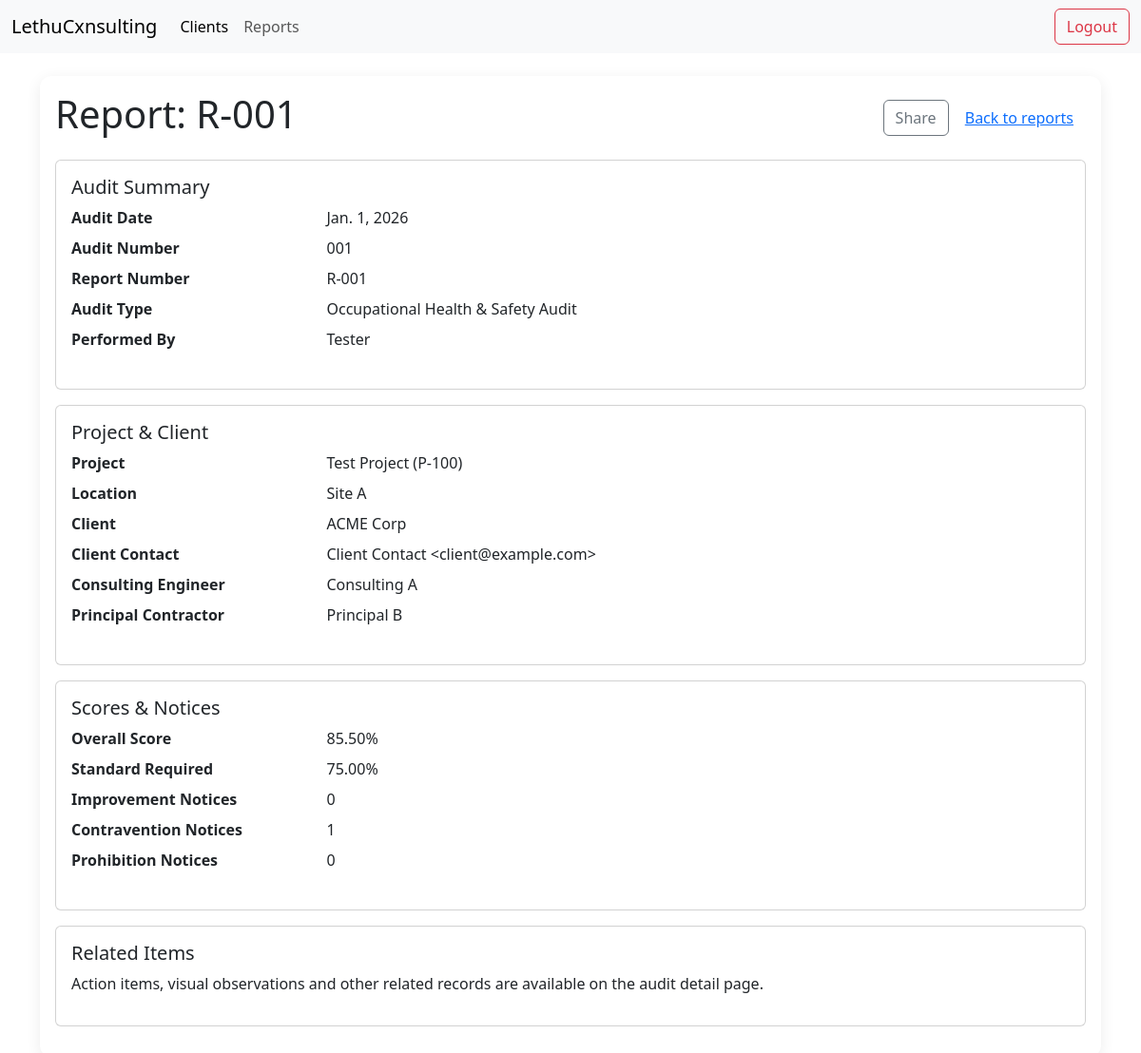
Page /reports/2/ (signed in) on the committed database.
### audit/models.py (models this page shows, shortened)
class Audit(models.Model):
    AUDIT_TYPES = [
        ('OHS', 'Occupational Health & Safety Audit'),
        ('ENV', 'Environmental Audit'),
        ('QUAL', 'Quality Audit'),
    ]
    project = models.ForeignKey(Project, on_delete=models.CASCADE)
    audit_date = models.DateField()
    audit_type = models.CharField(max_length=10, choices=AUDIT_TYPES, default='OHS')
    audit_number = models.CharField(max_length=50)  # e.g., "001"
    performed_by = models.CharField(max_length=200)  # e.g., "LETHU SAFETY CONSULTANTS (PTY) LTD"
    report_number = models.CharField(max_length=100)  # e.g., "CHS-LSC-2025/06"
    overall_score_percentage = models.DecimalField(max_digits=5, decimal_places=2,
                                                   validators=[MinValueValidator(0), MaxValueValidator(100)])
    standard_required = models.DecimalField(max_digits=5, decimal_places=2, default=75.00,
                                            validators=[MinValueValidator(0), MaxValueValidator(100)])
    improvement_notices = models.IntegerField(default=0)
    contravention_notices = models.IntegerField(default=0)
    prohibition_notices = models.IntegerField(default=0)

class Project(models.Model):
    title = models.CharField(max_length=500)
    permit_number = models.CharField(max_length=100)
    location = models.CharField(max_length=500)
    client = models.ForeignKey(Client, on_delete=models.CASCADE)
    consulting_engineer = models.ForeignKey(ConsultingFirm, on_delete=models.CASCADE)
    principal_contractor = models.ForeignKey(PrincipalContractor, on_delete=models.CASCADE)

class Client(models.Model):
    name = models.CharField(max_length=200)
    contact_name = models.CharField(max_length=200, blank=True, null=True)
    contact_email = models.EmailField(blank=True, null=True)
    contact_phone = models.CharField(max_length=50, blank=True, null=True)
    address = models.TextField(blank=True, null=True)

class ConsultingFirm(models.Model):
    name = models.CharField(max_length=200)

class PrincipalContractor(models.Model):
    name = models.CharField(max_length=200)
    registration_number = models.CharField(max_length=100, blank=True, null=True)

### audit/views.py (the view)
# urls.py: path('reports/<int:pk>/', AuditDetailView.as_view(), name='report-detail'),
class AuditDetailView(LoginRequiredMixin, TemplateView):
    template_name = 'dashboard/reports/detail.html'
    login_url = '/'
    def get_context_data(self, **kwargs):
        ctx = super().get_context_data(**kwargs)
        from audit.models import Audit
        audit = get_object_or_404(Audit, pk=kwargs.get('pk'))
        ctx['audit'] = audit
        return ctx

### templates/dashboard/reports/detail.html (shortened to what this page needs)
{% extends 'assets/base.html' %}
{% block content %}
    <div class="d-flex justify-content-between align-items-center mb-3">
        <h1>Report: {{ audit.report_number }}</h1>
        <div>
            <button class="btn btn-outline-secondary" data-app-action="report-share" data-audit-id="{{ audit.id }}">Share</button>
            <a href="{% url 'audit:report-dashboard' %}" class="btn btn-link">Back to reports</a>
        </div>
    </div>
    <section class="card mb-3">
      <div class="card-body">
        <h5 class="card-title">Audit Summary</h5>
        <dl class="row">
            <dt class="col-sm-3">Audit Date</dt><dd class="col-sm-9">{{ audit.audit_date }}</dd>
            <dt class="col-sm-3">Audit Number</dt><dd class="col-sm-9">{{ audit.audit_number }}</dd>
            <dt class="col-sm-3">Report Number</dt><dd class="col-sm-9">{{ audit.report_number }}</dd>
            <dt class="col-sm-3">Audit Type</dt><dd class="col-sm-9">{{ audit.get_audit_type_display }}</dd>
            <dt class="col-sm-3">Performed By</dt><dd class="col-sm-9">{{ audit.performed_by }}</dd>
        </dl>
      </div>
    </section>
    <section class="card mb-3">
      <div class="card-body">
        <h5 class="card-title">Project & Client</h5>
        <dl class="row">
            <dt class="col-sm-3">Project</dt><dd class="col-sm-9">{{ audit.project.title }} ({{ audit.project.permit_number }})</dd>
            <dt class="col-sm-3">Location</dt><dd class="col-sm-9">{{ audit.project.location }}</dd>
            <dt class="col-sm-3">Client</dt><dd class="col-sm-9">{{ audit.project.client.name }}</dd>
            <dt class="col-sm-3">Client Contact</dt><dd class="col-sm-9">{{ audit.project.client.contact_name }} &lt;{{ audit.project.client.contact_email }}&gt;</dd>
            <dt class="col-sm-3">Consulting Engineer</dt><dd class="col-sm-9">{{ audit.project.consulting_engineer.name }}</dd>
            <dt class="col-sm-3">Principal Contractor</dt><dd class="col-sm-9">{{ audit.project.principal_contractor.name }}</dd>
        </dl>
      </div>
    </section>
    <section class="card mb-3">
      <div class="card-body">
        <h5 class="card-title">Scores & Notices</h5>
        <dl class="row">
            <dt class="col-sm-3">Overall Score</dt><dd class="col-sm-9">{{ audit.overall_score_percentage }}%</dd>
            <dt class="col-sm-3">Standard Required</dt><dd class="col-sm-9">{{ audit.standard_required }}%</dd>
            <dt class="col-sm-3">Improvement Notices</dt><dd class="col-sm-9">{{ audit.improvement_notices }}</dd>
            <dt class="col-sm-3">Contravention Notices</dt><dd class="col-sm-9">{{ audit.contravention_notices }}</dd>
            <dt class="col-sm-3">Prohibition Notices</dt><dd class="col-sm-9">{{ audit.prohibition_notices }}</dd>
        </dl>
      </div>
    </section>
    <section class="card mb-3">
      <div class="card-body">
        <h5 class="card-title">Related Items</h5>
        <p>Action items, visual observations and other related records are available on the audit detail page.</p>
      </div>
    </section>
{% endblock %}

### rows in the picture
Audit: report_number "R-001", audit_date "Jan. 1, 2026", audit_number "001", audit_type "Occupational Health & Safety Audit", performed_by "Tester", project "Test Project", project.permit_number "P-100", project.location "Site A", project.client.name "ACME Corp", project.client.contact_name "Client Contact", project.client.contact_email "client@example.com", project.consulting_engineer.name "Consulting A", project.principal_contractor.name "Principal B", overall_score_percentage "85.50", standard_required "75.00", improvement_notices "0", contravention_notices "1", prohibition_notices "0"
